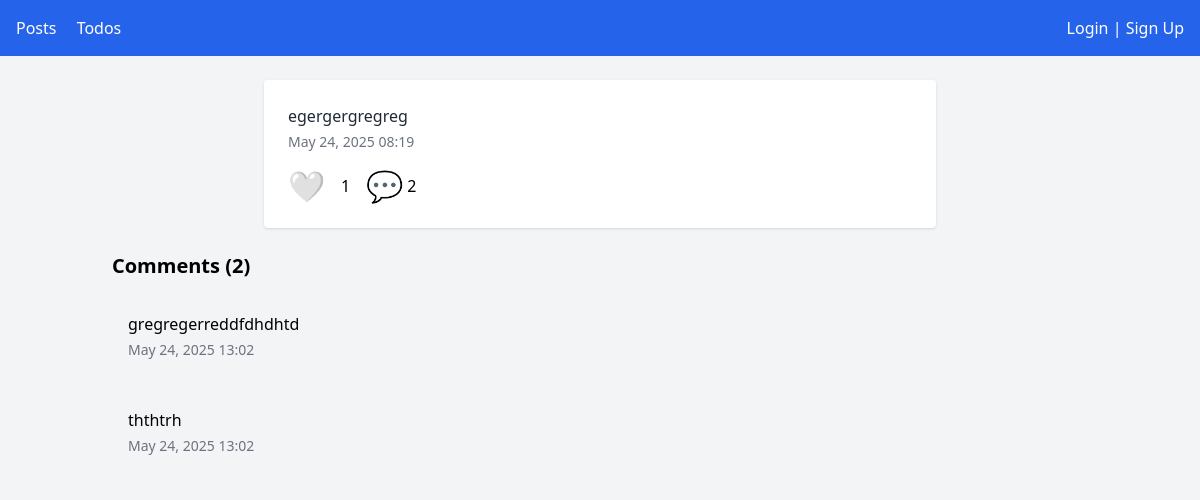
Page /2/ on the committed database.
### media_app/models.py (models this page shows)
class Post(models.Model):
    user = models.ForeignKey(User, on_delete=models.CASCADE)
    content = models.TextField()
    created_at = models.DateTimeField(auto_now_add=True)

class Comment(models.Model):
    user = models.ForeignKey(User, on_delete=models.CASCADE)
    post = models.ForeignKey(Post, on_delete=models.CASCADE, related_name='comments')
    content = models.TextField()
    created_at = models.DateTimeField(auto_now_add=True)

### media_app/views.py (the view)
# urls.py: path('<int:pk>/', views.post_detail, name='post_detail'),
def post_detail(request, pk):
    post = get_object_or_404(Post, pk=pk)
    comments = post.comments.all().order_by('created_at')
    likes = post.likes.count()
    form = CommentForm(request.POST or None)
    if request.method=='POST' and form.is_valid():
        comment = form.save(commit=False)
        comment.user = request.user
        comment.post = post
        comment.save()
        return redirect('media_app:post_detail', pk=pk)
    return render(request, 'media_app/post_detail.html', {'post':post,'comments':comments,'likes':likes,'form':form})

### media_app/templates/media_app/post_detail.html (shortened to what this page needs)
{% extends 'media_app/base.html' %}
{% block content %}
<div class="max-w-2xl mx-auto bg-white p-6 rounded shadow mb-6">
  <p class="text-gray-800">{{ post.content }}</p>
  <p class="text-sm text-gray-500 mt-1">{{ post.created_at|date:"M d, Y H:i" }}</p>
  <div class="mt-4 flex items-center space-x-4">
    {% if user.is_authenticated %}
      <form action="{% url 'media_app:like_post' post.pk %}" method="post">
        {% csrf_token %}
        <button type="submit" class="text-3xl leading-none">
          {% if user in post.likes.all %}
            ❤️
          {% else %}
            🤍
          {% endif %}
        </button>
      </form>
    {% else %}
      <span class="text-3xl">🤍</span>
    {% endif %}
    <span>{{ post.likes.count }}</span>
    <button onclick="document.getElementById('comments').scrollIntoView()" class="flex items-center text-3xl leading-none hover:underline">
      💬
      <span class="ml-1 text-base">{{ post.comments.count }}</span>
    </button>
  </div>
</div>
<h2 id="comments" class="text-xl font-semibold mb-4">Comments ({{ post.comments.count }})</h2>
<ul class="space-y-4">
  {% for c in comments %}
    <li class="bg-gray-100 p-4 rounded">
      <p>{{ c.content }}</p>
      <p class="text-sm text-gray-500 mt-1">{{ c.created_at|date:"M d, Y H:i" }}</p>
    </li>
  {% empty %}
    <li class="text-gray-500">No comments yet.</li>
  {% endfor %}
</ul>
{% endblock %}

### rows in the picture
Post: content "egergergregreg", created_at "May 24, 2025 08:19", likes.count "1", comments.count "2"
Comment: content "gregregerreddfdhdhtd", created_at "May 24, 2025 13:02"
Comment: content "ththtrh", created_at "May 24, 2025 13:02"
